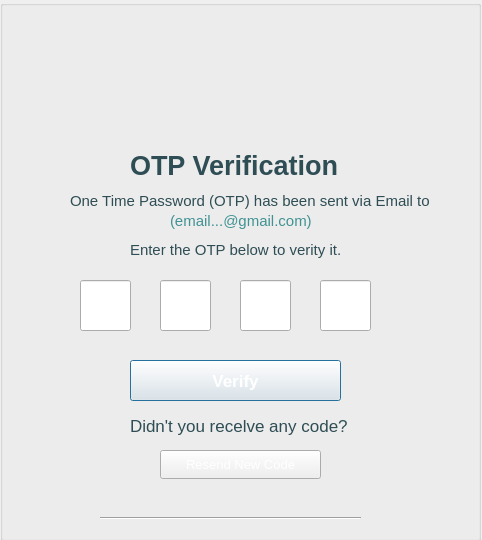
<?xml version="1.0" encoding="UTF-8"?>
<ui version="4.0">
 <class>Tradeotp</class>
 <widget class="QDialog" name="Tradeotp">
  <property name="geometry">
   <rect>
    <x>0</x>
    <y>0</y>
    <width>482</width>
    <height>540</height>
   </rect>
  </property>
  <property name="windowTitle">
   <string>Dialog</string>
  </property>
  <widget class="QGroupBox" name="groupBox">
   <property name="geometry">
    <rect>
     <x>0</x>
     <y>0</y>
     <width>481</width>
     <height>541</height>
    </rect>
   </property>
   <property name="styleSheet">
    <string notr="true">background-image: url(:/backgroup/picture/bg9.png);</string>
   </property>
   <property name="title">
    <string/>
   </property>
   <widget class="QLabel" name="label">
    <property name="geometry">
     <rect>
      <x>130</x>
      <y>150</y>
      <width>261</width>
      <height>31</height>
     </rect>
    </property>
    <property name="font">
     <font>
      <pointsize>20</pointsize>
      <bold>true</bold>
     </font>
    </property>
    <property name="styleSheet">
     <string notr="true">color: rgb(46, 77, 84);</string>
    </property>
    <property name="text">
     <string>OTP Verification</string>
    </property>
   </widget>
   <widget class="QLabel" name="label_2">
    <property name="enabled">
     <bool>true</bool>
    </property>
    <property name="geometry">
     <rect>
      <x>70</x>
      <y>190</y>
      <width>421</width>
      <height>21</height>
     </rect>
    </property>
    <property name="font">
     <font>
      <pointsize>11</pointsize>
     </font>
    </property>
    <property name="styleSheet">
     <string notr="true">color: rgb(46, 77, 84);</string>
    </property>
    <property name="text">
     <string>One Time Password (OTP) has been sent via Email to    </string>
    </property>
   </widget>
   <widget class="QLineEdit" name="lineEdit">
    <property name="geometry">
     <rect>
      <x>80</x>
      <y>280</y>
      <width>51</width>
      <height>51</height>
     </rect>
    </property>
    <property name="styleSheet">
     <string notr="true">background-image: url(:/nenchu1/picture/y-nghia-mau-trang-1.jpg);
font: 18pt &quot;Segoe UI&quot;;
border-image: url(:/nenchu1/picture/y-nghia-mau-trang-1.jpg);
color: rgb(0, 0, 0);
</string>
    </property>
   </widget>
   <widget class="QLineEdit" name="lineEdit_2">
    <property name="geometry">
     <rect>
      <x>160</x>
      <y>280</y>
      <width>51</width>
      <height>51</height>
     </rect>
    </property>
    <property name="styleSheet">
     <string notr="true">background-image: url(:/nenchu1/picture/y-nghia-mau-trang-1.jpg);
font: 18pt &quot;Segoe UI&quot;;
border-image: url(:/nenchu1/picture/y-nghia-mau-trang-1.jpg);
color: rgb(0, 0, 0);
</string>
    </property>
   </widget>
   <widget class="QLineEdit" name="lineEdit_3">
    <property name="geometry">
     <rect>
      <x>240</x>
      <y>280</y>
      <width>51</width>
      <height>51</height>
     </rect>
    </property>
    <property name="styleSheet">
     <string notr="true">background-image: url(:/nenchu1/picture/y-nghia-mau-trang-1.jpg);
font: 18pt &quot;Segoe UI&quot;;
border-image: url(:/nenchu1/picture/y-nghia-mau-trang-1.jpg);
color: rgb(0, 0, 0);
</string>
    </property>
   </widget>
   <widget class="QLineEdit" name="lineEdit_4">
    <property name="geometry">
     <rect>
      <x>320</x>
      <y>280</y>
      <width>51</width>
      <height>51</height>
     </rect>
    </property>
    <property name="styleSheet">
     <string notr="true">background-image: url(:/nenchu1/picture/y-nghia-mau-trang-1.jpg);
font: 18pt &quot;Segoe UI&quot;;
border-image: url(:/nenchu1/picture/y-nghia-mau-trang-1.jpg);
color: rgb(0, 0, 0);
</string>
    </property>
   </widget>
   <widget class="QPushButton" name="pushButton">
    <property name="geometry">
     <rect>
      <x>130</x>
      <y>360</y>
      <width>211</width>
      <height>41</height>
     </rect>
    </property>
    <property name="font">
     <font>
      <pointsize>13</pointsize>
      <bold>true</bold>
     </font>
    </property>
    <property name="autoFillBackground">
     <bool>false</bool>
    </property>
    <property name="styleSheet">
     <string notr="true">background-image: url(:/form/picture/xanhrreu.png);
border-image: url(:/form/picture/xanhrreu.png);
color: rgb(255, 255, 255);</string>
    </property>
    <property name="text">
     <string>Verify</string>
    </property>
   </widget>
   <widget class="QLabel" name="label_3">
    <property name="geometry">
     <rect>
      <x>130</x>
      <y>410</y>
      <width>291</width>
      <height>31</height>
     </rect>
    </property>
    <property name="font">
     <font>
      <pointsize>13</pointsize>
     </font>
    </property>
    <property name="styleSheet">
     <string notr="true">color: rgb(46, 77, 84);</string>
    </property>
    <property name="text">
     <string>Didn't you recelve any code?  </string>
    </property>
   </widget>
   <widget class="QPushButton" name="pushButton_2">
    <property name="geometry">
     <rect>
      <x>160</x>
      <y>450</y>
      <width>161</width>
      <height>29</height>
     </rect>
    </property>
    <property name="font">
     <font>
      <pointsize>10</pointsize>
     </font>
    </property>
    <property name="styleSheet">
     <string notr="true">background-image: url(:/nenchu1/picture/Dark_Purple.webp);
border-image: url(:/nenchu1/picture/Dark_Purple.webp);
color: rgb(255, 255, 255);</string>
    </property>
    <property name="text">
     <string>Resend New Code</string>
    </property>
   </widget>
   <widget class="Line" name="line">
    <property name="geometry">
     <rect>
      <x>100</x>
      <y>510</y>
      <width>261</width>
      <height>16</height>
     </rect>
    </property>
    <property name="orientation">
     <enum>Qt::Orientation::Horizontal</enum>
    </property>
   </widget>
   <widget class="QLabel" name="label_pic">
    <property name="geometry">
     <rect>
      <x>170</x>
      <y>30</y>
      <width>141</width>
      <height>121</height>
     </rect>
    </property>
    <property name="text">
     <string/>
    </property>
   </widget>
   <widget class="QLabel" name="label_4">
    <property name="geometry">
     <rect>
      <x>170</x>
      <y>210</y>
      <width>171</width>
      <height>21</height>
     </rect>
    </property>
    <property name="font">
     <font>
      <pointsize>11</pointsize>
     </font>
    </property>
    <property name="styleSheet">
     <string notr="true">
color: rgb(65, 146, 147);</string>
    </property>
    <property name="text">
     <string>(email...@gmail.com)</string>
    </property>
   </widget>
   <widget class="QLabel" name="label_5">
    <property name="enabled">
     <bool>true</bool>
    </property>
    <property name="geometry">
     <rect>
      <x>130</x>
      <y>240</y>
      <width>261</width>
      <height>20</height>
     </rect>
    </property>
    <property name="font">
     <font>
      <pointsize>11</pointsize>
     </font>
    </property>
    <property name="styleSheet">
     <string notr="true">color: rgb(46, 77, 84);</string>
    </property>
    <property name="text">
     <string>Enter the OTP below to verity it.  </string>
    </property>
   </widget>
  </widget>
 </widget>
 <resources/>
 <connections/>
</ui>
